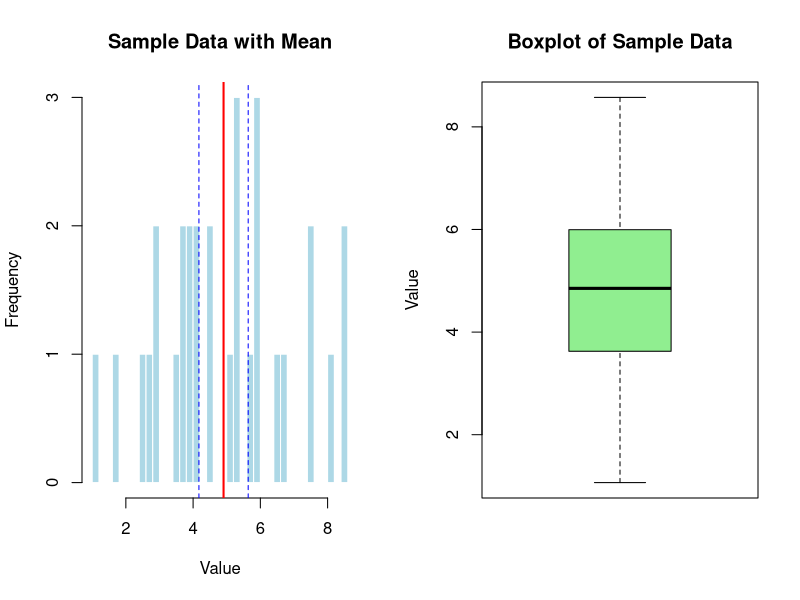

Generate this figure with R:
 # Parameters
 mu <- 5
 sigma <- 2
 n <- 30
 N_sim <- 1000
 # Generate sample data
 set.seed(123)
 sample_data <- rnorm(n, mean = mu, sd = sigma)
 # Point estimates
 sample_mean <- mean(sample_data)
 sample_var <- var(sample_data)
 # Confidence intervals
 conf_int_mean <- t.test(sample_data)$conf.int
 conf_int_var <- c((n-1)*sample_var / qchisq(0.975, df = n-1),
                  (n-1)*sample_var / qchisq(0.025, df = n-1))
 # Output
 print(paste("Sample Mean:", sample_mean))
 print(paste("Sample Variance:", sample_var))
 print(paste("95% CI for Mean:", conf_int_mean))
 print(paste("95% CI for Variance:", conf_int_var))
 # Graphical Output
 par(mfrow = c(1, 2))
 # Histogram with mean and CI
 hist(sample_data, breaks = 30, col = "lightblue", main = "Sample Data with Mean", xlab = "Value", border = "white")
 abline(v = sample_mean, col = "red", lwd = 2)
 abline(v = conf_int_mean, col = "blue", lty = 2)
 # Boxplot
boxplot(sample_data, col = "lightgreen", main = "Boxplot of Sample Data", ylab = "Value")